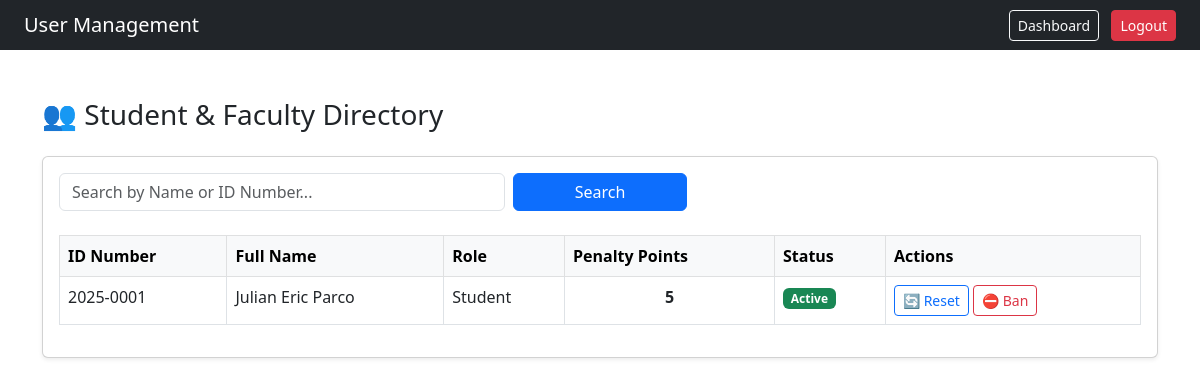
The page /users.php (signed in) on the database as committed earlier.
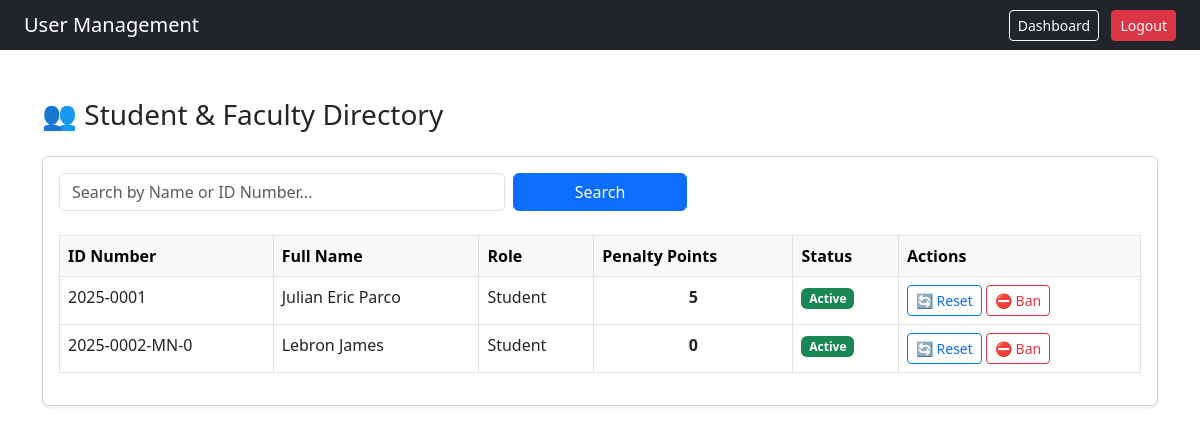
The same page on the database as committed later.
### tables this page shows
CREATE TABLE `users` (
  `user_id` int(11) NOT NULL,
  `id_number` varchar(20) NOT NULL,
  `full_name` varchar(100) NOT NULL,
  `email` varchar(150) NOT NULL,
  `password` varchar(255) NOT NULL,
  `role` enum('student','admin') DEFAULT 'student',
  `account_status` enum('active','restricted') DEFAULT 'active',
  `penalty_points` int(11) DEFAULT 0,
  `created_at` timestamp NOT NULL DEFAULT current_timestamp(),
  `ban_end_date` datetime DEFAULT NULL,
  `ban_reason` text DEFAULT NULL
);

### users.php (the view, shortened to what this page needs)
<?php
include "db_conn.php";
$search = isset($_GET['search']) ? $_GET['search'] : '';
?>
<!DOCTYPE html>
<html>
<head>
    <link href="https://cdn.jsdelivr.net/npm/bootstrap@5.3.0/dist/css/bootstrap.min.css" rel="stylesheet">
</head>
<body>
    <nav class="navbar navbar-dark bg-dark px-4">
        <span class="navbar-brand mb-0 h1">User Management</span>
        <div>
            <a href="dashboard.php" class="btn btn-outline-light btn-sm me-2">Dashboard</a>
            <a href="logout.php" class="btn btn-danger btn-sm">Logout</a>
        </div>
    </nav>
    <div class="container mt-5">
        <div class="d-flex justify-content-between align-items-center mb-3">
            <h3>👥 Student & Faculty Directory</h3>
        </div>
        <div class="card shadow-sm">
            <div class="card-body">
                <form method="GET" class="row g-2 mb-4">
                    <div class="col-md-5">
                        <input type="text" name="search" class="form-control"
                               placeholder="Search by Name or ID Number..."
                               value="<?php echo htmlspecialchars($search); ?>">
                    </div>
                    <div class="col-md-2">
                        <button type="submit" class="btn btn-primary w-100">Search</button>
                    </div>
                    <div class="col-md-2">
                    </div>
                </form>
                <table class="table table-hover table-bordered">
                    <thead class="table-light">
                        <tr>
                            <th>ID Number</th>
                            <th>Full Name</th>
                            <th>Role</th>
                            <th>Penalty Points</th>
                            <th>Status</th>
                            <th>Actions</th>
                        </tr>
                    </thead>
                    <tbody>
                        <?php
                        $sql = "SELECT * FROM users WHERE role != 'admin'";
                        $sql .= " ORDER BY penalty_points DESC";
                        $result = mysqli_query($conn, $sql);
                        if (mysqli_num_rows($result) > 0) {
                            while ($row = mysqli_fetch_assoc($result)) {
                                $points = $row['penalty_points'];
                                $row_class = "";
                                $status_badge = "success";
                                $status_text = "Active";
                        ?>
                            <tr class="<?php echo $row_class; ?>">
                                <td><?php echo $row['id_number']; ?></td>
                                <td><?php echo $row['full_name']; ?></td>
                                <td><?php echo ucfirst($row['role']); ?></td>
                                <td class="fw-bold text-center"><?php echo $points; ?></td>
                                <td><span class="badge bg-<?php echo $status_badge; ?>"><?php echo $status_text; ?></span></td>
                                <td>
                                    <a href="user_action.php?id=<?php echo $row['user_id']; ?>&action=reset"
                                       class="btn btn-outline-primary btn-sm"
                                       onclick="return confirm('Are you sure you want to reset this account\'s points? This will remove ALL bans (Points & Time).');">
                                       🔄 Reset
                                    </a>
                                    <button class="btn btn-outline-danger btn-sm"
                                            data-bs-toggle="modal"
                                            data-bs-target="#banModal"
                                            data-userid="<?php echo $row['user_id']; ?>"
                                            data-name="<?php echo $row['full_name']; ?>">
                                       ⛔ Ban
                                    </button>
                                </td>
                            </tr>
                        <?php
                            }
                        } else {
                            echo "<tr><td colspan='6' class='text-center py-4 text-muted'>No users found matching '$search'.</td></tr>";
                        }
                        ?>
                    </tbody>
                </table>
            </div>
        </div>
    </div>
</body>
</html>

Rows that differ between the two databases and show on the page:
added users: id_number "2025-0002-MN-0", full_name "Lebron James", role "Student", penalty_points "0", status_text "Active"
